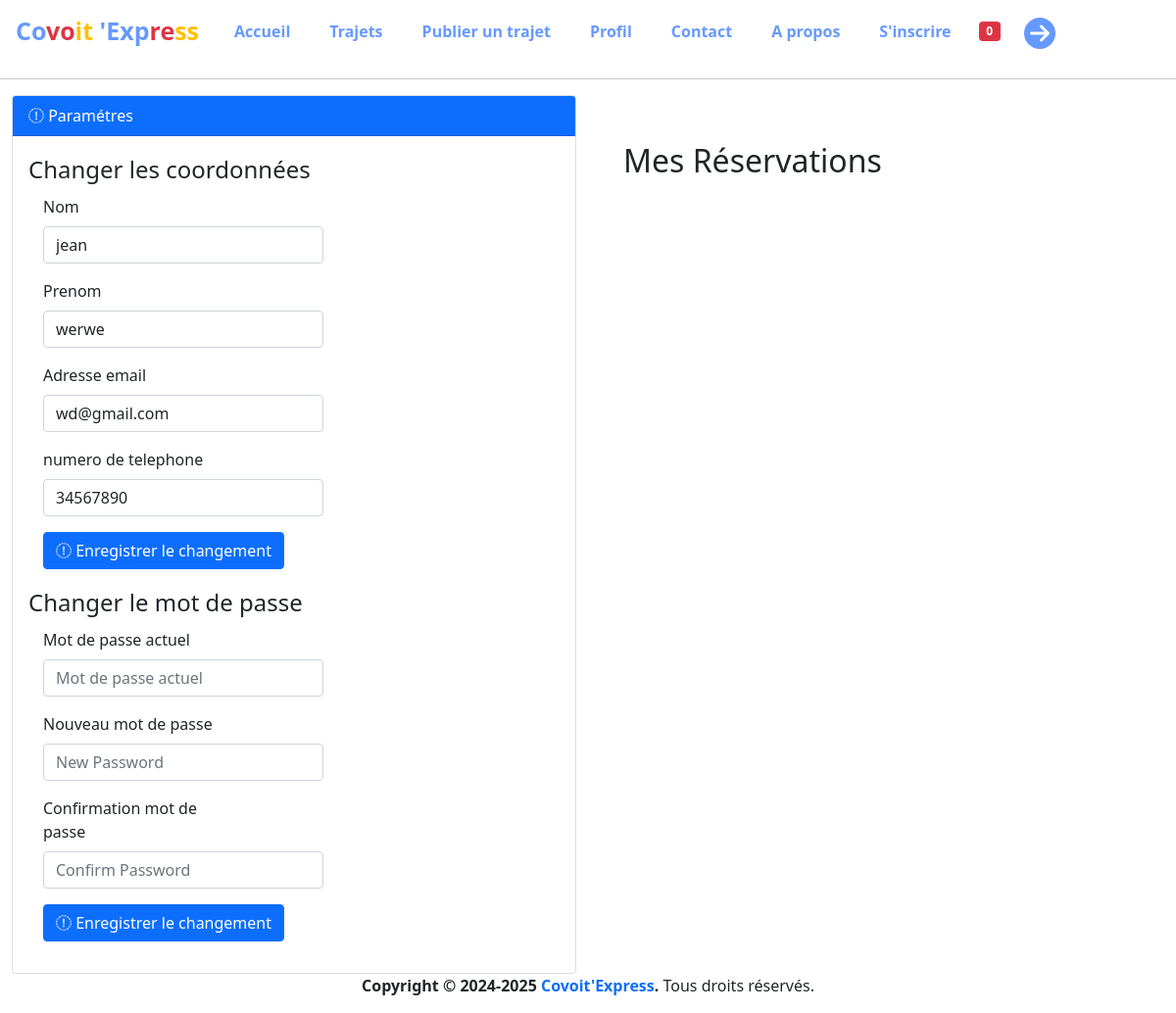
Page /Vue/parametre.php (signed in) on the committed database.
### tables this page shows
CREATE TABLE IF NOT EXISTS `utilisateur` (
  `idutilisateur` int NOT NULL AUTO_INCREMENT,
  `nom` text,
  `prenom` text,
  `mot_de_passe` text,
  `email` text,
  `date_inscriptionU` date DEFAULT NULL,
  `tel` text,
  `ToBeDriver` int DEFAULT NULL,
  PRIMARY KEY (`idutilisateur`)
);

### Vue/parametre.php (the view, shortened to what this page needs)
<?php
require '../Modele/database.php';
$utilisateur_id=$_SESSION['utilisateur_id'];
$sql="SELECT * FROM utilisateur  WHERE idutilisateur= ?";
$req=$pdo->prepare($sql);
$req->execute([$utilisateur_id]);
$utilisateur=$req->fetch();
?>
<!DOCTYPE html>
<html lang="en">
<?php
  include '../includes/head.php';
  ?>
<body>
<?php
include '../includes/navbar.php';
?>
<div class="container-fluid">
<div class="row">
	<div class="col-md-6">
		<div class="card card-default">
			<div class="card-header bg-primary text-white">
				<div class="page-header"> <i class="fa  fa-look"></i> Paramétres</div>
			</div>
			<div class="card-body">
				<form action="../Modele/mparametre.php" method="POST" class="form-horizontal" id="changeUsernameForm">
					<fieldset>
						<legend>Changer les coordonnées</legend>
						<div class="form-group">
					    <label for="username" class="col-sm-5 control-label">Nom</label>
					    <div class="col-sm-7">
					      <input type="text" class="form-control" id="username" name="username" placeholder="" value="<?php echo $utilisateur['nom']; ?>">
					    </div>
                      </div>
                      <div class="form-group">
					    <label for="prenom" class="col-sm-5 control-label">Prenom</label>
					    <div class="col-sm-7">
					      <input type="text" class="form-control" id="prenom" name="prenom" placeholder="" value="<?php echo $utilisateur['prenom']; ?>">
					    </div>
                      </div>
                      <div class="form-group">
					    <label for="mail" class="col-sm-5 control-label">Adresse email</label>
					    <div class="col-sm-7">
					      <input type="email" class="form-control" id="email" name="email" placeholder="" value="<?php echo $utilisateur['email']; ?>"/>
					    </div>
						</div>
						<div class="form-group">
					    <label for="mail" class="col-sm-5 control-label">numero de telephone</label>
					    <div class="col-sm-7">
					      <input type="number" class="form-control" id="numero" name="numero" placeholder="" value="<?php echo $utilisateur['tel']; ?>"/>
					    </div>
					  </div>
					  <div class="form-group">
					    <div class="col-sm-offset-2 col-sm-10">
					      <button type="submit" class="btn btn-primary"  id="changeUsernameBtn"> <i class="fa fa-ok-sign"></i> Enregistrer le changement </button>
					    </div>
					  </div>
					</fieldset>
				</form>
				<form action="../Modele/changer_mot_passe.php" method="POST" class="form-horizontal" id="changePasswordForm">
					<fieldset>
						<legend>Changer le mot de passe</legend>
						<div class="form-group">
					    <label for="password" class="col-sm-5 control-label">Mot de passe actuel</label>
					    <div class="col-sm-7">
					      <input type="password" class="form-control" id="password" name="password" placeholder="Mot de passe actuel">
					    </div>
					  </div>
					  <div class="form-group">
					    <label for="npassword" class="col-sm-5 control-label">Nouveau mot de passe</label>
					    <div class="col-sm-7">
					      <input type="password" class="form-control" id="npassword" name="npassword" placeholder="New Password">
					    </div>
					  </div>
					  <div class="form-group">
					    <label for="cpassword" class="col-sm-5 control-label">Confirmation mot de passe</label>
					    <div class="col-sm-7">
					      <input type="password" class="form-control" id="cpassword" name="cpassword" placeholder="Confirm Password">
					    </div>
					  </div>
					  <div class="form-group">
					    <div class="col-sm-offset-2 col-sm-10">
					      <button type="submit" class="btn btn-primary"> <i class="fa fa-ok-sign"></i> Enregistrer le changement </button>
					    </div>
					  </div>
					</fieldset>
				</form>
			</div>
		</div>
	</div>
<div class="col-md-6">
<div class="container mt-5">
        <h2>Mes Réservations</h2>
    </div>
			</div>
</div>
</div>
<?php
include '../includes/foot.php';
?>
</body>
</html>

### rows in the picture
utilisateur: username "jean", prenom "werwe", email "wd@gmail.com", numero "34567890"
